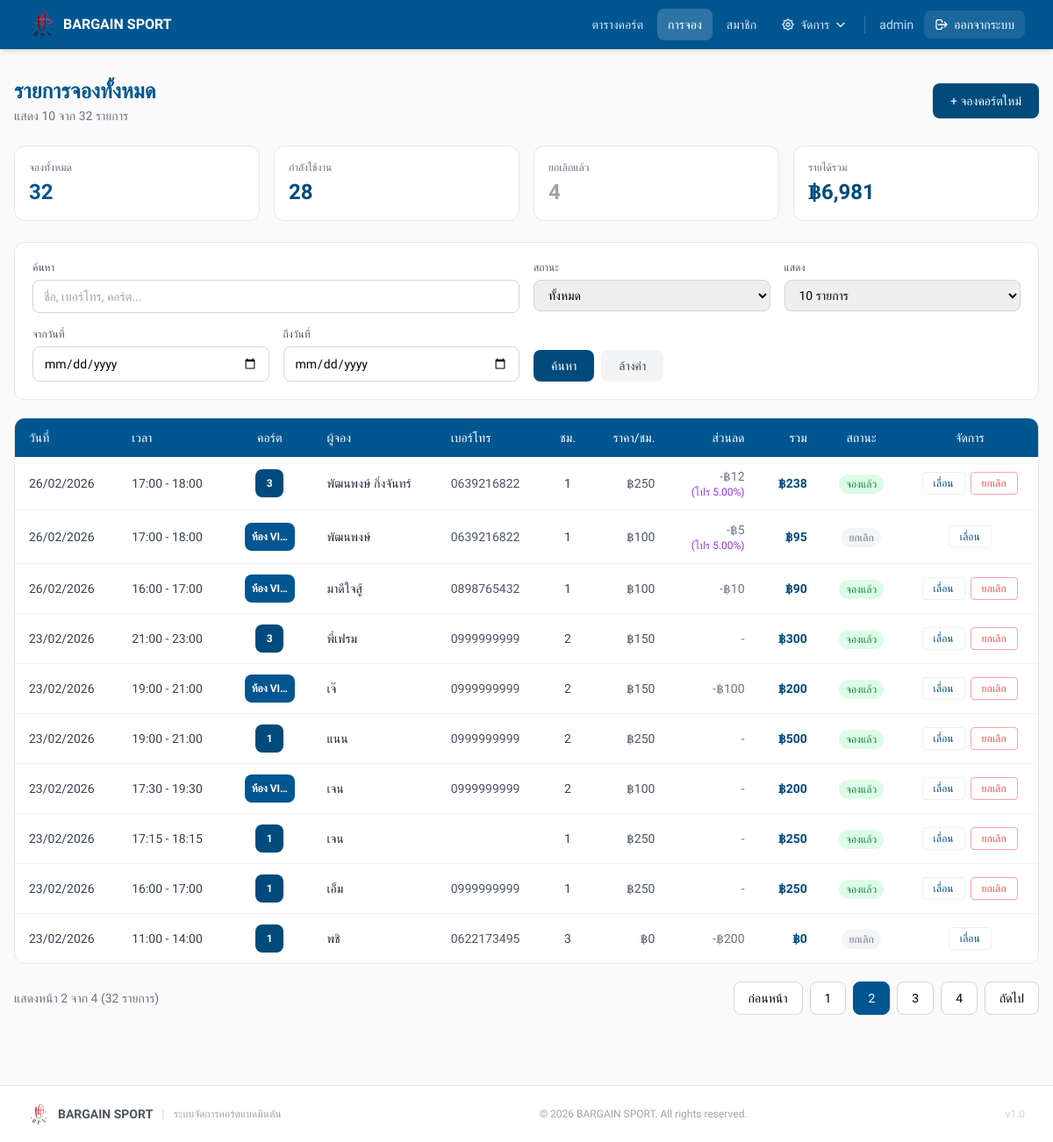
/bookings/index.php?page=2 (signed in), run on the app's committed database.
### tables this page shows
CREATE TABLE `bookings` (
  `id` int NOT NULL,
  `court_id` int NOT NULL,
  `customer_name` varchar(100) NOT NULL,
  `customer_phone` varchar(30) DEFAULT NULL,
  `member_id` int DEFAULT NULL,
  `promotion_id` int DEFAULT NULL,
  `promotion_discount_percent` decimal(5,2) DEFAULT NULL,
  `payment_slip_path` varchar(255) DEFAULT NULL,
  `start_datetime` datetime NOT NULL,
  `duration_hours` int NOT NULL,
  `price_per_hour` decimal(10,2) NOT NULL,
  `discount_amount` decimal(10,2) NOT NULL DEFAULT '0.00',
  `total_amount` decimal(10,2) NOT NULL,
  `status` enum('booked','cancelled') NOT NULL DEFAULT 'booked',
  `created_by` int DEFAULT NULL,
  `created_at` timestamp NOT NULL DEFAULT CURRENT_TIMESTAMP,
  `updated_at` timestamp NULL DEFAULT NULL
);

CREATE TABLE `courts` (
  `id` int NOT NULL,
  `court_no` int NOT NULL,
  `vip_room_name` varchar(100) DEFAULT NULL COMMENT 'ชื่อห้อง VIP',
  `status` enum('Available','Booked','In Use','Maintenance') DEFAULT 'Available',
  `is_vip` tinyint(1) NOT NULL DEFAULT '0',
  `court_type` enum('normal','vip') DEFAULT 'normal' COMMENT 'ประเภทคอร์ต: normal=ปกติ, vip=VIP',
  `vip_price` decimal(10,2) DEFAULT NULL COMMENT 'ราคาพิเศษสำหรับคอร์ต VIP (บาท/ชั่วโมง)',
  `normal_price` decimal(10,2) DEFAULT NULL COMMENT 'ราคาคงที่สำหรับคอร์ตปกติ (optional)',
  `pricing_group_id` int DEFAULT NULL
);

### bookings/index.php (the view, shortened to what this page needs)
<?php
require_once __DIR__.'/../config/db.php';
$search = trim($_GET['search'] ?? '');
$date_from = $_GET['date_from'] ?? '';
$date_to = $_GET['date_to'] ?? '';
$per_page = isset($_GET['per_page']) && $_GET['per_page'] !== 'all' ? (int)$_GET['per_page'] : 10;
$page = max(1, (int)($_GET['page'] ?? 1));
$where = ['1=1'];
$params = [];
$whereClause = implode(' AND ', $where);
$countStmt = $pdo->prepare("SELECT COUNT(*) FROM bookings b JOIN courts c ON b.court_id=c.id WHERE $whereClause");
$countStmt->execute($params);
$totalRecords = $countStmt->fetchColumn();
$offset = 0;
$totalPages = 1;
if ($per_page > 0) {
    $totalPages = max(1, ceil($totalRecords / $per_page));
    $page = min($page, $totalPages);
    $offset = ($page - 1) * $per_page;
}
$query = "SELECT b.*, c.court_no, c.vip_room_name, c.court_type, c.is_vip FROM bookings b JOIN courts c ON b.court_id=c.id WHERE $whereClause ORDER BY b.start_datetime DESC";
if ($per_page > 0) {
    $query .= " LIMIT $per_page OFFSET $offset";
}
$stmt = $pdo->prepare($query);
$stmt->execute($params);
$rows = $stmt->fetchAll();
$bookedCount = $pdo->prepare("SELECT COUNT(*) FROM bookings b JOIN courts c ON b.court_id=c.id WHERE $whereClause AND b.status='booked'");
$bookedCount->execute($params);
$bookedTotal = $bookedCount->fetchColumn();
$cancelledCount = $pdo->prepare("SELECT COUNT(*) FROM bookings b JOIN courts c ON b.court_id=c.id WHERE $whereClause AND b.status='cancelled'");
$cancelledCount->execute($params);
$cancelledTotal = $cancelledCount->fetchColumn();
$revenueStmt = $pdo->prepare("SELECT SUM(b.total_amount) FROM bookings b JOIN courts c ON b.court_id=c.id WHERE $whereClause AND b.status='booked'");
$revenueStmt->execute($params);
$totalRevenue = $revenueStmt->fetchColumn() ?? 0;
?>
<!doctype html>
<html lang="th">
<head>
<script src="https://cdn.tailwindcss.com"></script>
</head>
<body style="background:#FAFAFA;" class="min-h-screen">
<?php include __DIR__.'/../includes/header.php'; ?>
<div class="max-w-7xl mx-auto px-4 py-8">
  <div class="flex flex-col sm:flex-row justify-between items-start sm:items-center gap-4 mb-6">
    <div>
      <h1 style="color:#005691;" class="text-2xl font-bold">รายการจองทั้งหมด</h1>
      <p class="text-gray-500 text-sm mt-0.5">แสดง <?= count($rows) ?> จาก <?= $totalRecords ?> รายการ</p>
    </div>
    <a href="create.php"
       style="background:#004A7C;"
       class="px-5 py-2.5 text-white text-sm font-medium rounded-lg hover:opacity-90 transition-opacity">
      + จองคอร์ตใหม่
    </a>
  </div>
  <div class="grid grid-cols-2 sm:grid-cols-4 gap-4 mb-6">
    <div class="bg-white rounded-xl border border-gray-200 p-4">
      <p class="text-gray-500 text-xs mb-1">จองทั้งหมด</p>
      <p style="color:#005691;" class="text-2xl font-bold"><?= $totalRecords ?></p>
    </div>
    <div class="bg-white rounded-xl border border-gray-200 p-4">
      <p class="text-gray-500 text-xs mb-1">กำลังใช้งาน</p>
      <p style="color:#004A7C;" class="text-2xl font-bold"><?= $bookedTotal ?></p>
    </div>
    <div class="bg-white rounded-xl border border-gray-200 p-4">
      <p class="text-gray-500 text-xs mb-1">ยกเลิกแล้ว</p>
      <p class="text-2xl font-bold text-gray-400"><?= $cancelledTotal ?></p>
    </div>
    <div class="bg-white rounded-xl border border-gray-200 p-4">
      <p class="text-gray-500 text-xs mb-1">รายได้รวม</p>
      <p style="color:#004A7C;" class="text-2xl font-bold">฿<?= number_format($totalRevenue, 0) ?></p>
    </div>
  </div>
  <div class="bg-white rounded-xl border border-gray-200 p-5 mb-5">
    <form method="get" class="space-y-4">
      <div class="grid grid-cols-1 md:grid-cols-2 lg:grid-cols-4 gap-4">
        <div class="lg:col-span-2">
          <label class="block text-xs font-medium text-gray-600 mb-1.5">ค้นหา</label>
          <input type="text" name="search" value="<?= htmlspecialchars($search) ?>"
                 placeholder="ชื่อ, เบอร์โทร, คอร์ต..."
                 class="w-full px-3 py-2 border border-gray-300 rounded-lg focus:border-[#005691] focus:ring-2 focus:ring-[#005691]/20 outline-none text-sm">
        </div>
        <div>
          <label class="block text-xs font-medium text-gray-600 mb-1.5">สถานะ</label>
          <select name="status"
                  class="w-full px-3 py-2 border border-gray-300 rounded-lg focus:border-[#005691] focus:ring-2 focus:ring-[#005691]/20 outline-none text-sm">
            <option value="">ทั้งหมด</option>
          </select>
        </div>
        <div>
          <label class="block text-xs font-medium text-gray-600 mb-1.5">แสดง</label>
          <select name="per_page"
                  class="w-full px-3 py-2 border border-gray-300 rounded-lg focus:border-[#005691] focus:ring-2 focus:ring-[#005691]/20 outline-none text-sm">
            <option value="10" <?= $per_page === 10 ? 'selected' : '' ?>>10 รายการ</option>
          </select>
        </div>
        <div>
          <label class="block text-xs font-medium text-gray-600 mb-1.5">จากวันที่</label>
          <input type="date" name="date_from" value="<?= htmlspecialchars($date_from) ?>"
                 class="w-full px-3 py-2 border border-gray-300 rounded-lg focus:border-[#005691] focus:ring-2 focus:ring-[#005691]/20 outline-none text-sm">
        </div>
        <div>
          <label class="block text-xs font-medium text-gray-600 mb-1.5">ถึงวันที่</label>
          <input type="date" name="date_to" value="<?= htmlspecialchars($date_to) ?>"
                 class="w-full px-3 py-2 border border-gray-300 rounded-lg focus:border-[#005691] focus:ring-2 focus:ring-[#005691]/20 outline-none text-sm">
        </div>
        <div class="lg:col-span-2 flex gap-2 items-end">
          <button type="submit"
                  style="background:#004A7C;"
                  class="px-5 py-2 text-white text-sm font-medium rounded-lg hover:opacity-90 transition-opacity">
            ค้นหา
          </button>
          <a href="index.php"
             class="px-5 py-2 bg-gray-100 text-gray-700 text-sm font-medium rounded-lg hover:bg-gray-200 transition-colors">
            ล้างค่า
          </a>
        </div>
      </div>
    </form>
  </div>
  <div class="bg-white rounded-xl border border-gray-200 overflow-hidden">
    <div class="hidden md:block overflow-x-auto">
      <?php if (count($rows) > 0): ?>
      <table class="w-full text-sm">
        <thead>
          <tr style="background:#005691;" class="text-white text-left">
            <th class="px-4 py-3 font-medium">วันที่</th>
            <th class="px-4 py-3 font-medium">เวลา</th>
            <th class="px-4 py-3 font-medium text-center">คอร์ต</th>
            <th class="px-4 py-3 font-medium">ผู้จอง</th>
            <th class="px-4 py-3 font-medium">เบอร์โทร</th>
            <th class="px-4 py-3 font-medium text-center">ชม.</th>
            <th class="px-4 py-3 font-medium text-right">ราคา/ชม.</th>
            <th class="px-4 py-3 font-medium text-right">ส่วนลด</th>
            <th class="px-4 py-3 font-medium text-right">รวม</th>
            <th class="px-4 py-3 font-medium text-center">สถานะ</th>
            <th class="px-4 py-3 font-medium text-center">จัดการ</th>
          </tr>
        </thead>
        <tbody class="divide-y divide-gray-100">
          <?php foreach($rows as $r):
            $s = new DateTime($r['start_datetime']);
            $isBooked = $r['status'] === 'booked';
            $isVipCourt = ($r['court_type'] === 'vip' || $r['is_vip'] == 1);
            $courtLabel = $isVipCourt ? ($r['vip_room_name'] ?? 'VIP') : $r['court_no'];
          ?>
          <tr class="hover:bg-gray-50 transition-colors">
            <td class="px-4 py-3 text-gray-700"><?=$s->format('d/m/Y')?></td>
            <td class="px-4 py-3 text-gray-700">
              <?=$s->format('H:i')?> - <?=(clone $s)->modify('+'.$r['duration_hours'].' hour')->format('H:i')?>
            </td>
            <td class="px-4 py-3 text-center">
              <?php if ($isVipCourt): ?>
              <span style="background:#005691;" class="inline-flex items-center justify-center px-2 h-8 text-white rounded-lg text-xs font-bold whitespace-nowrap max-w-[7rem] overflow-hidden" title="<?= htmlspecialchars($courtLabel) ?>">
                <?= htmlspecialchars(mb_strimwidth($courtLabel, 0, 8, '…')) ?>
              </span>
              <?php else: ?>
              <span style="background:#004A7C;" class="inline-flex items-center justify-center w-8 h-8 text-white rounded-lg text-xs font-bold">
                <?= htmlspecialchars($courtLabel) ?>
              </span>
              <?php endif; ?>
            </td>
            <td class="px-4 py-3 text-gray-800"><?=htmlspecialchars($r['customer_name'])?></td>
            <td class="px-4 py-3 text-gray-600"><?=htmlspecialchars($r['customer_phone'])?></td>
            <td class="px-4 py-3 text-center text-gray-700"><?=$r['duration_hours']?></td>
            <td class="px-4 py-3 text-right text-gray-600">฿<?=number_format($r['price_per_hour'],0)?></td>
            <td class="px-4 py-3 text-right text-gray-500">
              <?php if ($r['discount_amount'] > 0): ?>
                -฿<?= number_format($r['discount_amount'], 0) ?>
                <?php if (!empty($r['promotion_discount_percent'])): ?>
                <span class="text-xs text-purple-600 block">(โปร <?= $r['promotion_discount_percent'] ?>%)</span>
                <?php endif; ?>
              <?php else: ?>-<?php endif; ?>
            </td>
            <td style="color:#004A7C;" class="px-4 py-3 text-right font-semibold">฿<?=number_format($r['total_amount'],0)?></td>
            <td class="px-4 py-3 text-center">
              <span class="text-xs px-2 py-1 rounded-full <?= $isBooked ? 'bg-green-100 text-green-700' : 'bg-gray-100 text-gray-500' ?>">
                <?= $isBooked ? 'จองแล้ว' : 'ยกเลิก' ?>
              </span>
            </td>
            <td class="px-4 py-3">
              <div class="flex gap-1.5 justify-center flex-wrap">
                <a href="update.php?id=<?=$r['id']?>"
                   style="color:#004A7C; border-color:#E8F1F5;"
                   class="px-3 py-1 border rounded text-xs hover:bg-[#FAFAFA] transition-colors">เลื่อน</a>
                <?php if($isBooked): ?>
                <a href="cancel.php?id=<?=$r['id']?>"
                   onclick="return confirm('ยืนยันยกเลิกการจอง?')"
                   class="px-3 py-1 border border-red-300 text-red-500 rounded text-xs hover:bg-red-50 transition-colors">ยกเลิก</a>
                <?php endif; ?>
              </div>
            </td>
          </tr>
          <?php endforeach; ?>
        </tbody>
      </table>
      <?php endif; ?>
    </div>
  </div>
  <?php if ($per_page > 0 && $totalPages > 1): ?>
  <div class="mt-5 flex flex-col sm:flex-row justify-between items-center gap-4">
    <p class="text-sm text-gray-500">
      แสดงหน้า <?= $page ?> จาก <?= $totalPages ?> (<?= number_format($totalRecords) ?> รายการ)
    </p>
    <div class="flex gap-2">
      <?php
      $queryParams = $_GET;
      $queryParams['page'] = max(1, $page - 1);
      $prevLink = 'index.php?' . http_build_query($queryParams);
      $queryParams['page'] = min($totalPages, $page + 1);
      $nextLink = 'index.php?' . http_build_query($queryParams);
      ?>
      <a href="<?= $prevLink ?>"
         class="px-4 py-2 bg-white border border-gray-300 rounded-lg text-sm hover:bg-gray-50 transition-colors <?= $page <= 1 ? 'opacity-50 pointer-events-none' : '' ?>">
        ก่อนหน้า
      </a>
      <?php
      $startPage = max(1, $page - 2);
      $endPage = min($totalPages, $page + 2);
      for ($i = $startPage; $i <= $endPage; $i++):
        $queryParams['page'] = $i;
        $pageLink = 'index.php?' . http_build_query($queryParams);
      ?>
        <a href="<?= $pageLink ?>"
           class="px-4 py-2 border rounded-lg text-sm transition-colors <?= $i === $page ? 'bg-[#005691] text-white border-[#005691]' : 'bg-white border-gray-300 hover:bg-gray-50' ?>">
          <?= $i ?>
        </a>
      <?php endfor; ?>
      <a href="<?= $nextLink ?>"
         class="px-4 py-2 bg-white border border-gray-300 rounded-lg text-sm hover:bg-gray-50 transition-colors <?= $page >= $totalPages ? 'opacity-50 pointer-events-none' : '' ?>">
        ถัดไป
      </a>
    </div>
  </div>
  <?php endif; ?>
</div>
<?php include __DIR__.'/../includes/footer.php'; ?>
</body>
</html>

### includes/header.php (style rules this page uses)
* { font-family: 'Prompt', sans-serif !important; }

### data on the page
bookings: start_datetime "26/02/2026", start_datetime "17:00", start_datetime+duration_hours "18:00", court.court_no "3", customer_name "พัฒนพงษ์ กิ่งจันทร์", customer_phone "0639216822", duration_hours "1", price_per_hour "250", discount_amount "12", promotion_discount_percent "5.00", total_amount "238", status "จองแล้ว"
bookings: start_datetime "26/02/2026", start_datetime "17:00", start_datetime+duration_hours "18:00", court.vip_room_name "ห้อง VI…", customer_name "พัฒนพงษ์", customer_phone "0639216822", duration_hours "1", price_per_hour "100", discount_amount "5", promotion_discount_percent "5.00", total_amount "95", status "ยกเลิก"
bookings: start_datetime "26/02/2026", start_datetime "16:00", start_datetime+duration_hours "17:00", court.vip_room_name "ห้อง VI…", customer_name "มาดีใจสู้", customer_phone "0898765432", duration_hours "1", price_per_hour "100", discount_amount "10", total_amount "90", status "จองแล้ว"
bookings: start_datetime "23/02/2026", start_datetime "21:00", start_datetime+duration_hours "23:00", court.court_no "3", customer_name "พี่เฟรม", customer_phone "0999999999", duration_hours "2", price_per_hour "150", total_amount "300", status "จองแล้ว"
bookings: start_datetime "23/02/2026", start_datetime "19:00", start_datetime+duration_hours "21:00", court.vip_room_name "ห้อง VI…", customer_name "เจ๊", customer_phone "0999999999", duration_hours "2", price_per_hour "150", discount_amount "100", total_amount "200", status "จองแล้ว"
bookings: start_datetime "23/02/2026", start_datetime "19:00", start_datetime+duration_hours "21:00", court.court_no "1", customer_name "แนน", customer_phone "0999999999", duration_hours "2", price_per_hour "250", total_amount "500", status "จองแล้ว"
bookings: start_datetime "23/02/2026", start_datetime "17:30", start_datetime+duration_hours "19:30", court.vip_room_name "ห้อง VI…", customer_name "เจน", customer_phone "0999999999", duration_hours "2", price_per_hour "100", total_amount "200", status "จองแล้ว"
bookings: start_datetime "23/02/2026", start_datetime "17:15", start_datetime+duration_hours "18:15", court.court_no "1", customer_name "เจน", duration_hours "1", price_per_hour "250", total_amount "250", status "จองแล้ว"
bookings: start_datetime "23/02/2026", start_datetime "16:00", start_datetime+duration_hours "17:00", court.court_no "1", customer_name "เอ็ม", customer_phone "0999999999", duration_hours "1", price_per_hour "250", total_amount "250", status "จองแล้ว"
bookings: start_datetime "23/02/2026", start_datetime "11:00", start_datetime+duration_hours "14:00", court.court_no "1", customer_name "พชิ", customer_phone "0622173495", duration_hours "3", price_per_hour "0", discount_amount "200", total_amount "0", status "ยกเลิก"

### other printed values
$_username "admin"
count($rows) "10"
$totalRecords "32"
$bookedTotal "28"
$cancelledTotal "4"
$totalRevenue "6,981"
$page "2"
$totalPages "4"
